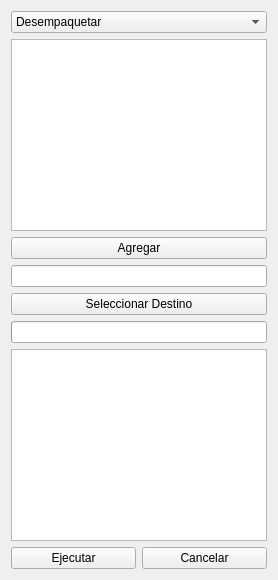
<?xml version="1.0" encoding="UTF-8"?>
<ui version="4.0">
 <class>MainWindow</class>
 <widget class="QWidget" name="centralwidget">
  <layout class="QVBoxLayout">
   <item><widget class="QComboBox" name="modeBox">
     <item><property name="text"><string>Desempaquetar</string></property></item>
     <item><property name="text"><string>Empaquetar</string></property></item>
   </widget></item>
   <item><widget class="QListWidget" name="table"/></item>
   <item><widget class="QPushButton" name="addBtn"><property name="text"><string>Agregar</string></property></widget></item>
   <item><widget class="QLineEdit" name="outputEdit"/></item>
   <item><widget class="QPushButton" name="outputBtn"><property name="text"><string>Seleccionar Destino</string></property></widget></item>
   <item><widget class="QProgressBar" name="progressBar"/></item>
   <item><widget class="QTextEdit" name="logPanel"/></item>
   <item>
    <layout class="QHBoxLayout">
     <item><widget class="QPushButton" name="runBtn"><property name="text"><string>Ejecutar</string></property></widget></item>
     <item><widget class="QPushButton" name="cancelBtn"><property name="text"><string>Cancelar</string></property></widget></item>
    </layout>
   </item>
  </layout>
 </widget>
 <resources/>
 <connections/>
</ui>
